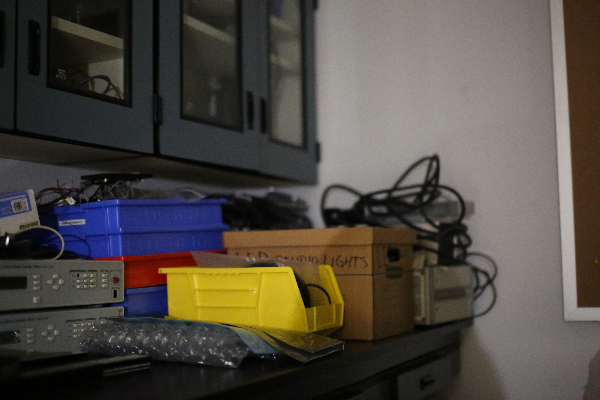
#> input picture PD-Denoising-pytorch-hafsah/data/noisy_ims/original_pics/A56B9015_original.png, 600 x 400 px; the run also reads 1 picture not shown here
$ jupyter execute --allow-errors psnr_ssim_calc.ipynb
#> lines starting #> are read from the running program, lines starting #| are printed output that depends on the picture
[cell 1]
"""
Code to compute PSNR and MSE b/w ground truth image and denoised image

"""

from PIL import Image
import numpy as np
import os
import matplotlib.pyplot as plt

def mse(ground_truth, denoised_result):
    # Ensure the images have the same dimensions
    if ground_truth.size != denoised_result.size:
        raise ValueError("Images must have the same dimensions")

    # Convert images to numpy arrays
    arrA = np.array(ground_truth, dtype=np.float64)
    arrB = np.array(denoised_result, dtype=np.float64)

    # Compute the mean squared error
    err = np.mean((arrA - arrB) ** 2)
    return err

def psnr(ground_truth, denoised_result):
    mse_value = mse(ground_truth, denoised_result)
    if mse_value == 0:
        return float('inf')  # PSNR is infinite if there's no error

    # Assume the image pixel values range from 0 to 255
    PIXEL_MAX = 255.0
    psnr_value = 20 * np.log10(PIXEL_MAX / np.sqrt(mse_value))
    return psnr_value

# [10 lines of commented-out code are left out]

[cell 2]
pic_names = ['A56B9015_original.png', 'A56B9022_original.png', 'A56B9023_original.png', 'A56B9042_original.png', 'A56B9043_original.png']
source_path = 'data/noisy_ims/original_pics/'
noisy_path = 'results/noisy_ims/'

original = []
denoised = []


for image in pic_names:
    im = Image.open(os.path.join(source_path, image)).convert('L')
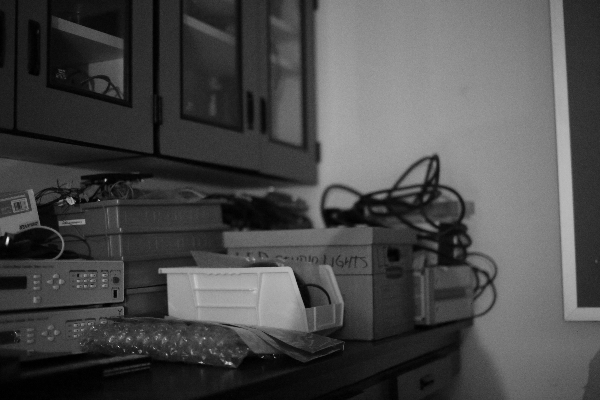
#> im: PIL image 600x400 L; min 0, max 242, mean 74.2
    original.append(im)
#> pass 2 of the loop `for image in pic_names:`:
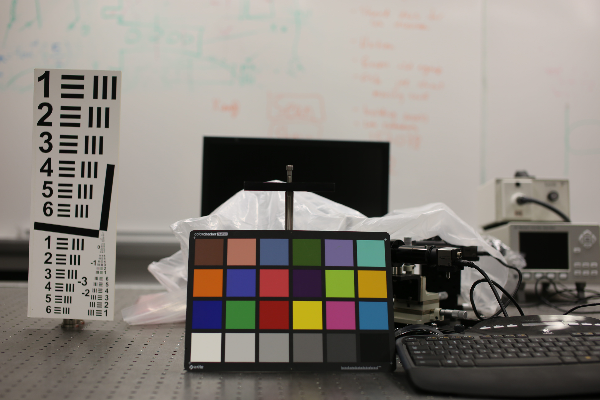
#> input picture PD-Denoising-pytorch-hafsah/data/noisy_ims/original_pics/A56B9022_original.png, 600 x 400 px
#> `im = Image.open(os.path.join(source_path, image)).convert('L')`:
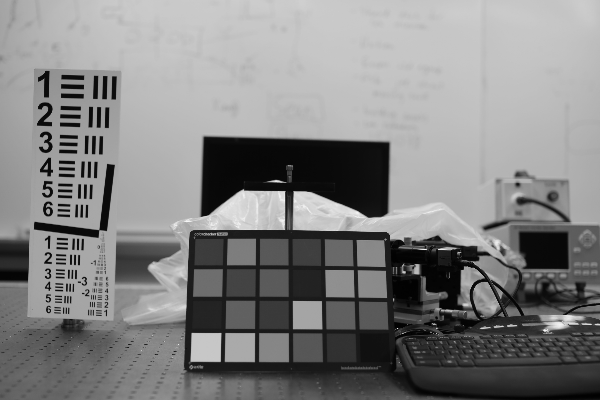
#> im: PIL image 600x400 L; min 1, max 248, mean 130.6

[cell 3]
A56B9042 = []
#> A56B9042 = []
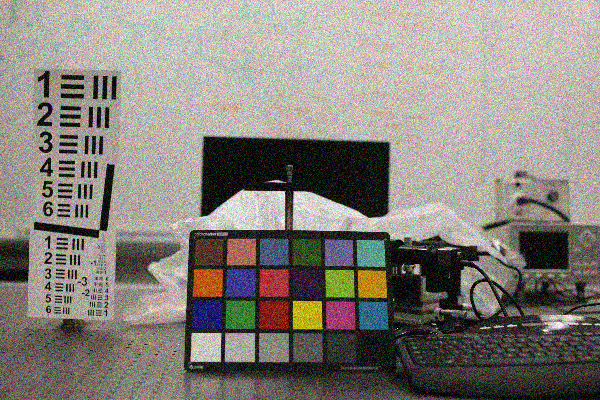
#> input picture PD-Denoising-pytorch-hafsah/data/noisy_ims/A56B9022_gauss.png, 600 x 400 px, found by its file name
#> `im = Image.open(os.path.join(noisy_path, image)).convert('L')`:
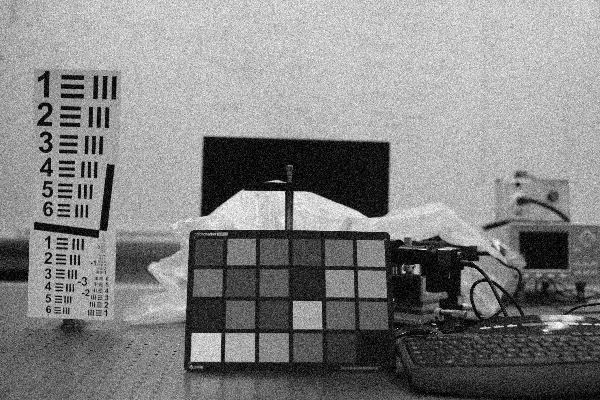
#> im: PIL image 600x400 L; min 0, max 255, mean 131.3
#> pass 2 of the loop `for image in os.listdir(noisy_path):`:
A56B9042_name = []
A56B9043 = []
A56B9043_name = []
A56B9022 = []
A56B9022_name = []
A56B9015 = []
A56B9015_name = []
A56B9023 = []
A56B9023_name = []

#> (the rest of this cell did not finish here and is left out)

[cell 4]
#order = gauss, periodic, poisson, quant
total_psnr = np.zeros((5,4))
#> total_psnr = [[0, 0, 0, 0], [0, 0, 0, 0], [0, 0, 0, 0], [0, 0, 0, 0], [0, 0, 0, 0]]
total_mse = np.zeros((5,4))
total_noisy = [A56B9015, A56B9022, A56B9023, A56B9042, A56B9043]
total_name = [A56B9015_name, A56B9022_name, A56B9023_name, A56B9042_name, A56B9043_name]


#> (the rest of this cell did not finish here and is left out)

[cell 5]
print(total_psnr)
#| [[0. 0. 0. 0.]
#|  [0. 0. 0. 0.]
#|  [0. 0. 0. 0.]
#|  [0. 0. 0. 0.]
#|  [0. 0. 0. 0.]]

[cell 6]
print(total_mse)

## Plotting

[cell 7]
import cv2
gauss = cv2.cvtColor(cv2.imread('data/noisy_ims/A56B9022_gauss.png'), cv2.COLOR_BGR2RGB)
#> gauss is the input picture: shape (400, 600, 3); mean R, G, B 136.1, 130.3, 123.7
#> (the rest of this cell did not finish here and is left out)

[cell 8]
original = cv2.cvtColor(cv2.imread('data/noisy_ims/original_pics/A56B9022_original.png'), cv2.COLOR_BGR2RGB)
#> original is the input picture: shape (400, 600, 3); mean R, G, B 135.4, 129.6, 122.9
plt.imshow(original)
plt.title('Original')

#> (a cell that did not finish here is left out)

#> (a cell that did not finish here is left out)

#> (a cell that did not finish here is left out)

## Deep Image Prior

[cell 12]
import cv2
import matplotlib.pyplot as plt
import numpy as np

params = {"ytick.color" : "w",
          "xtick.color" : "w",
          "axes.labelcolor" : "w",
          "axes.edgecolor" : "w"}
#> params = {'ytick.color': 'w', 'xtick.color': 'w', 'axes.labelcolor': 'w', 'axes.edgecolor': 'w'}
plt.rcParams.update(params)
#> (the rest of this cell did not finish here and is left out)

[cell 13]
original = cv2.resize(original, (576,384))
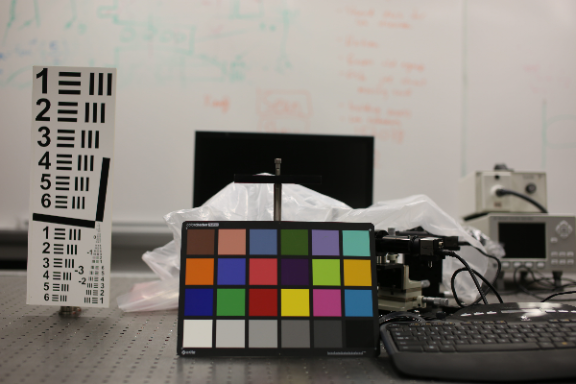
#> original: shape (384, 576, 3); mean R, G, B 135.3, 129.5, 122.8
dip_22_psnr = np.zeros(4)
dip_22_mse = np.zeros(4)

#> (the rest of this cell did not finish here and is left out)
